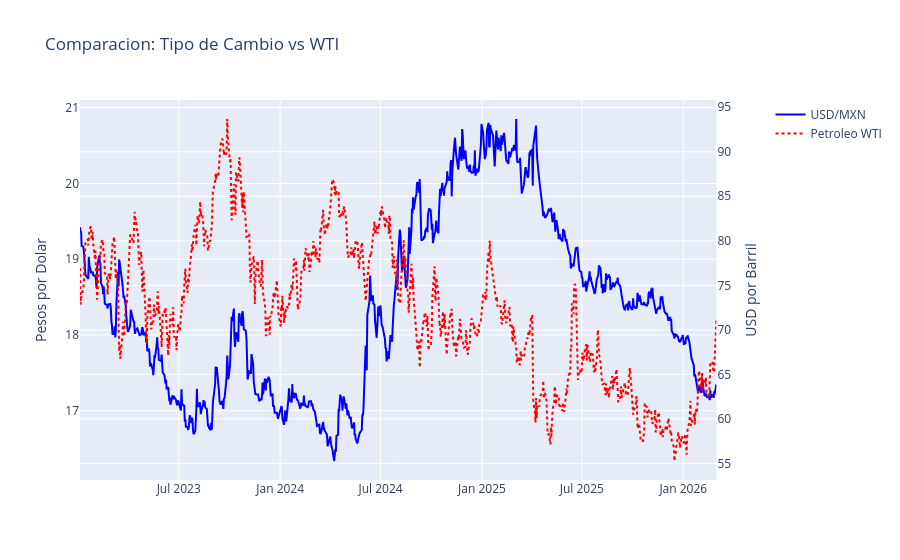

The notebook cell this image was saved under:
### Code cell
fig = make_subplots(specs=[[{"secondary_y": True}]])

fig.add_trace(go.Scatter(x=df.index, y=df['USD_MXN'], name="USD/MXN", line=dict(color='blue')), secondary_y=False)
fig.add_trace(go.Scatter(x=df.index, y=df['WTI'], name="Petroleo WTI", line=dict(color='red', dash='dot')), secondary_y=True)

fig.update_layout(title_text="Comparacion: Tipo de Cambio vs WTI", hovermode='x unified')
fig.update_yaxes(title_text="Pesos por Dolar", secondary_y=False)
fig.update_yaxes(title_text="USD por Barril", secondary_y=True)
fig.show()

### Figure 1 — Plotly figure (JSON) as saved in the notebook; plotly's stock layout.template omitted (floating-point values rounded to 4 significant figures; data arrays with more than 128 entries replaced by an {"elided": "..."} marker saying what was removed)
{"data": [{"line": {"color": "blue"}, "name": "USD/MXN", "type": "scatter", "x": {"elided": "771 str values"}, "xaxis": "x", "y": {"elided": "771 float values"}, "yaxis": "y"}, {"line": {"color": "red", "dash": "dot"}, "name": "Petroleo WTI", "type": "scatter", "x": {"elided": "771 str values"}, "xaxis": "x", "y": {"elided": "771 float values"}, "yaxis": "y2"}], "layout": {"hovermode": "x unified", "title": {"text": "Comparacion: Tipo de Cambio vs WTI"}, "xaxis": {"anchor": "y", "domain": [0, 0.94]}, "yaxis": {"anchor": "x", "domain": [0, 1], "title": {"text": "Pesos por Dolar"}}, "yaxis2": {"anchor": "x", "overlaying": "y", "side": "right", "title": {"text": "USD por Barril"}}}}
